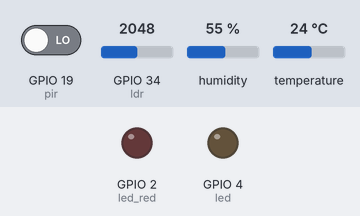
The program below on a simulated ESP32 board running MicroPython. Shown: output pins drawn as LEDs (lit = HIGH). The test bench sets the inputs (shaded band); at power-on: temperature 24 °C, GPIO 34 (ldr) = 2048, GPIO 19 (pir) LOW, humidity 55 % (analog values on the 0–4095 scale). WiFi joins after 1.5 s; no MQTT or app messages arrive unless stated; what the program prints to the serial console is not drawn.

Above: at 5.3 s.
5.4 s: temperature set to 30 °C
6.9 s: temperature set to 33 °C
At 8.1 s:
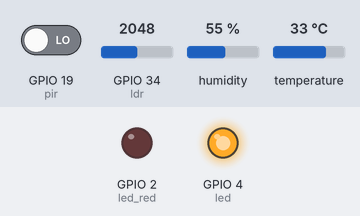
8.9 s: GPIO 34 (ldr) set to 2463
10.4 s: GPIO 34 (ldr) set to 2539
At 11.6 s:
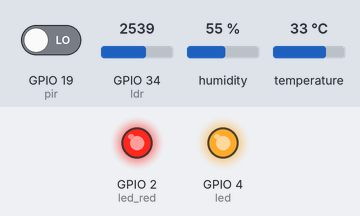
12.0 s: temperature set to 12 °C
At 13.4 s:
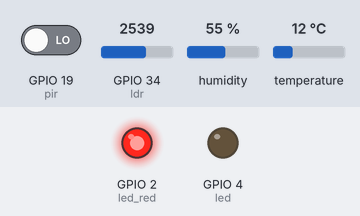
13.9 s: temperature set to 41 °C
At 15.3 s:
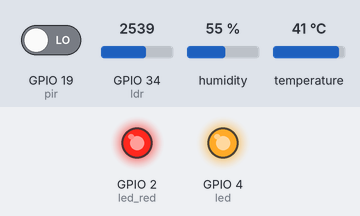
Timing chart, 0 to 16.7 s (numbered marks = the images above; inputs shaded):
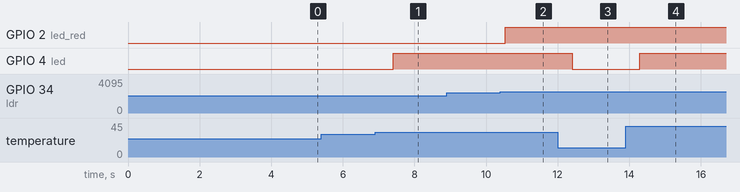

Measured:
- the behaviour switches between 31 and 32 °C on temperature (found by bisection; images 0 and 1)
- the behaviour switches between 2500 and 2501 on GPIO 34 (ldr) (found by bisection; images 1 and 2)
- after the input at 5.4 s, every drawn part: stays the same
- after the input at 6.9 s, GPIO 4 (led): LOW → HIGH after 0.50 s
- after the input at 8.9 s, every drawn part: stays the same
- after the input at 10.4 s, GPIO 2 (led_red): LOW → HIGH after 0.13 s
- after the input at 12.0 s, GPIO 4 (led): HIGH → LOW after 0.41 s
- after the input at 13.9 s, GPIO 4 (led): LOW → HIGH after 0.39 s

The program:

Main.py
```python
from machine import Pin, ADC
import time
import dht
import ujson
import network
from umqtt.simple import MQTTClient

# Konfigurasi WiFi
WIFI_SSID = "esp32"
WIFI_PASS = "none1234"

# Konfigurasi MQTT Ubidots
UBIDOTS_TOKEN = "BBUS-MClajoBNluAp2Bkkpj1eVLYzrX8LAU"
DEVICE_LABEL = "sic6-esp32ee"
MQTT_BROKER = "industrial.api.ubidots.com"
MQTT_PORT = 1883
MQTT_USER = UBIDOTS_TOKEN
MQTT_PASSWORD = ""
MQTT_PUBLISH_TOPIC = f"/v1.6/devices/{DEVICE_LABEL}"

# Konfigurasi Hardware
led = Pin(4, Pin.OUT)
led_red = Pin(2, Pin.OUT)  # LED merah di GPIO2
sensor = dht.DHT11(Pin(5))
pir = Pin(19, Pin.IN)
ldr = ADC(Pin(34))         # GPIO34 (ADC1 CH6)
ldr.atten(ADC.ATTN_11DB)   # Rentang 0-3.3V
ldr.width(ADC.WIDTH_12BIT) # Resolusi 12-bit (0-4095)

# Kalibrasi LDR
LDR_DARK_THRESHOLD = 2500  # Nilai saat kondisi redup (sesuaikan!)
LDR_SAMPLES = 10           # Jumlah sample untuk rata-rata

def read_ldr():
    """Baca nilai LDR dengan rata-rata beberapa sample"""
    total = 0
    for _ in range(LDR_SAMPLES):
        total += ldr.read()
        time.sleep_ms(10)
    return total // LDR_SAMPLES

# Fungsi Koneksi WiFi
def do_connect():
    sta_if = network.WLAN(network.STA_IF)
    if not sta_if.isconnected():
        print('Menghubungkan ke WiFi...')
        sta_if.active(True)
        sta_if.connect(WIFI_SSID, WIFI_PASS)
        timeout = 10
        while not sta_if.isconnected() and timeout > 0:
            time.sleep(1)
            timeout -= 1

    if sta_if.isconnected():
        print('IP:', sta_if.ifconfig()[0])
    else:
        print('Gagal konek WiFi!')
        raise SystemExit()

# Fungsi MQTT
def connect_mqtt():
    try:
        print("Koneksi ke Ubidots...")
        client = MQTTClient(DEVICE_LABEL, MQTT_BROKER, MQTT_PORT, MQTT_USER, MQTT_PASSWORD, 60)
        client.connect()
        return client
    except Exception as e:
        print("Gagal MQTT:", e)
        return None

# Main Program
do_connect()
time.sleep(2)
mqtt_client = connect_mqtt()

if not mqtt_client:
    print("MQTT gagal!")
    raise SystemExit()

while True:
    try:
        # Baca semua sensor
        sensor.measure()
        ldr_value = read_ldr()
        suhu = sensor.temperature()
        kelembaban = sensor.humidity()
        gerakan = pir.value()

        # Kontrol LED berdasarkan suhu
        if suhu > 31:
            led.on()
            led_status = 1
            print("🔥 Suhu tinggi! LED menyala.")
        else:
            led.off()
            led_status = 0
            print("✅ Suhu normal. LED mati.")

        # Kontrol LED merah berdasarkan LDR
        if ldr_value > LDR_DARK_THRESHOLD:
            led_red.on()
            led_red_status = 1
            print("🌑 Cahaya redup! LED merah menyala.")
        else:
            led_red.off()
            led_red_status = 0
            print("🌞 Cahaya terang. LED merah mati.")

        # Kirim ke Ubidots
        payload = ujson.dumps({
            "temperature": suhu,  # Diperbaiki dari ldr_value ke suhu
            "humidity": kelembaban,
            "led": led_status,
            "motion": gerakan,
            "ldr": ldr_value
        })
        mqtt_client.publish(MQTT_PUBLISH_TOPIC, payload)

        print(f"📡 Data: Temp={suhu}C, Hum={kelembaban}%, LDR={ldr_value}")

        time.sleep(0.5)  # Delay diubah menjadi 0.5 detik

    except Exception as e:
        print("Error:", e)
        time.sleep(10)
        mqtt_client = connect_mqtt()
```
